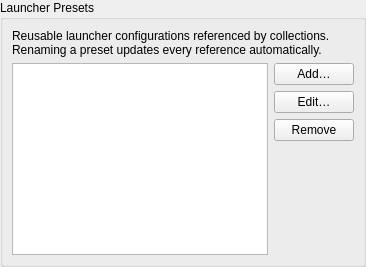
<?xml version="1.0" encoding="UTF-8"?>
<ui version="4.0">
 <class>LauncherPresetsPanel</class>
 <widget class="QWidget" name="LauncherPresetsPanel">
  <layout class="QVBoxLayout" name="rootLayout">
   <property name="leftMargin"><number>0</number></property>
   <property name="topMargin"><number>0</number></property>
   <property name="rightMargin"><number>0</number></property>
   <property name="bottomMargin"><number>0</number></property>
   <item>
    <widget class="QGroupBox" name="launcherPresetsGroupBox">
     <property name="title">
      <string>Launcher Presets</string>
     </property>
     <layout class="QVBoxLayout" name="launcherPresetsLayout">
      <item>
       <widget class="QLabel" name="launcherPresetsHelp">
        <property name="text">
         <string>Reusable launcher configurations referenced by collections. Renaming a preset updates every reference automatically.</string>
        </property>
        <property name="wordWrap"><bool>true</bool></property>
       </widget>
      </item>
      <item>
       <layout class="QHBoxLayout" name="launcherPresetsRow">
        <item>
         <widget class="QListWidget" name="launcherPresetsList"/>
        </item>
        <item>
         <layout class="QVBoxLayout" name="launcherPresetsButtons">
          <item>
           <widget class="QPushButton" name="addLauncherPresetButton">
            <property name="text"><string>Add…</string></property>
           </widget>
          </item>
          <item>
           <widget class="QPushButton" name="editLauncherPresetButton">
            <property name="text"><string>Edit…</string></property>
           </widget>
          </item>
          <item>
           <widget class="QPushButton" name="removeLauncherPresetButton">
            <property name="text"><string>Remove</string></property>
           </widget>
          </item>
          <item>
           <spacer name="launcherPresetsButtonsSpacer">
            <property name="orientation"><enum>Qt::Orientation::Vertical</enum></property>
            <property name="sizeHint" stdset="0">
             <size><width>20</width><height>40</height></size>
            </property>
           </spacer>
          </item>
         </layout>
        </item>
       </layout>
      </item>
     </layout>
    </widget>
   </item>
  </layout>
 </widget>
 <resources/>
 <connections/>
</ui>
